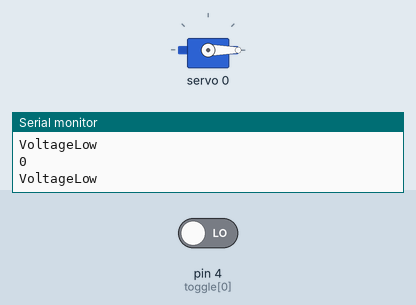
This sketch was run on a simulated Arduino Uno, built with avr-gcc and run on an emulated ATmega328P. Shown: servo, the last lines printed to the serial monitor. The test bench sets the inputs (shaded band); at power-on: pin 4 (toggle[0]) LOW.

Above: at 5.7 s.
5.8 s: pin 4 (toggle[0]) driven LOW
At 6.4 s:
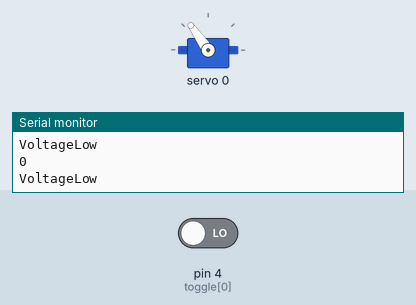
Timing chart, 0 to 20.5 s (numbered marks = the images above; inputs shaded):
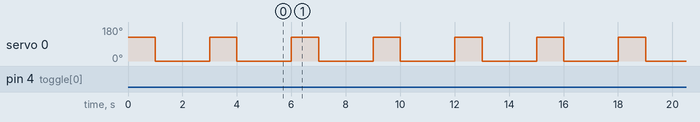

Measured:
- by itself, servo 0: alternates 125° for 1.0 s and 0° for 2.0 s

The sketch:

Servo_Set.ino
```cpp
#include <Wire.h>
#include <Adafruit_PWMServoDriver.h>

#define SERVO_MIN  500 // This is the 'minimum' pulse length count (out of 4096)
#define SERVO_MAX  2500 // This is the 'maximum' pulse length count (out of 4096)
#define SERVO_FREQ 50 // Analog servos run at ~50 Hz updates


Adafruit_PWMServoDriver pwm = Adafruit_PWMServoDriver();
const int servo[5] = {0, 1, 2, 3, 4};
const int toggle[1] = {4};

void setup() {

  pwm.begin();
  Serial.begin(9600);

pinMode(toggle[1], INPUT_PULLUP);

  pwm.setPWMFreq(SERVO_FREQ);  // Analog servos run at ~50 Hz updates
}

void loop() {
  Serial.println(digitalRead(toggle[0]));
if(digitalRead(toggle[0]) == LOW){
  Serial.println("VoltageLow");
  pwm.setPWM(0, 0, pulseWidth(180));
  // if the this is brooken before the servo has finished then return to the initial position and break the if statement.
  delay (1000);
   pwm.setPWM(0, 0, pulseWidth(0));
  delay (2000);
}
  //pwm.setPWM(1, 0, pulseWidth(90));
 // pwm.setPWM(2, 0, pulseWidth(90));
  //pwm.setPWM(3, 0, pulseWidth(90));
 // pwm.setPWM(4, 0, pulseWidth(90));


}

int pulseWidth(int angle){
  int pulseWide, analogValue;
  pulseWide = map(angle, 0, 270, SERVO_MIN, SERVO_MAX);
  analogValue = int(float(pulseWide) / 1000000 * SERVO_FREQ * 4096);
  return analogValue;
}
```
